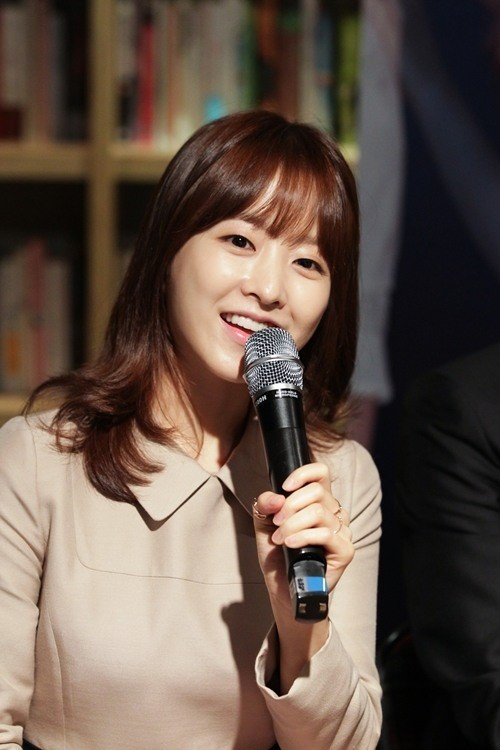
#> input picture openCV/image/1.jpg, 500 x 750 px
$ python cv-07-3.py
#> lines starting #> are read from the running program, lines starting #| are printed output that depends on the picture
import numpy as np
import cv2

img = cv2.imread('image/1.jpg')
#> img is the input picture: shape (750, 500, 3); mean B, G, R 73.2, 83.8, 100.2

b,g,r = cv2.split(img)
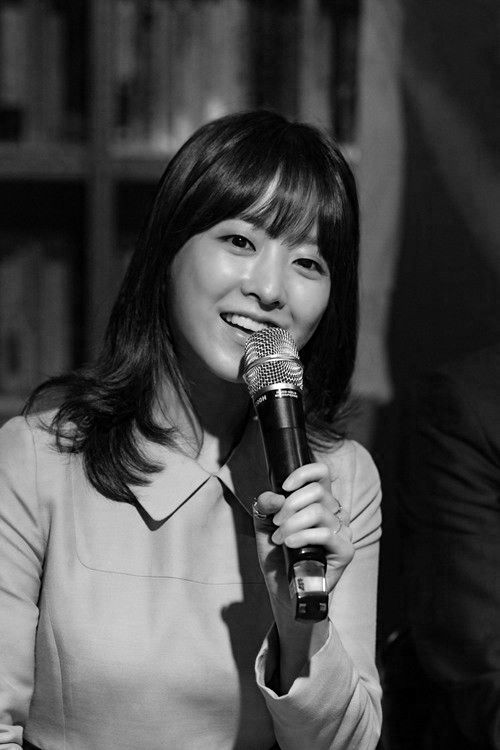
#> b: shape (750, 500); min 0, max 255, mean 73.2
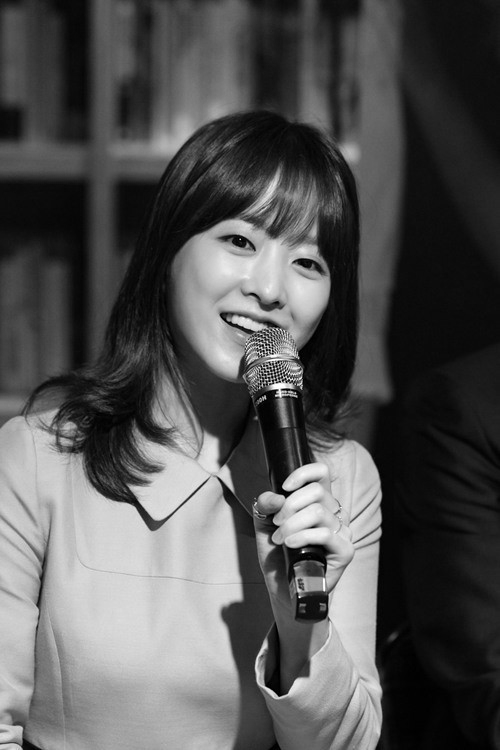
#> g: shape (750, 500); min 0, max 255, mean 83.8
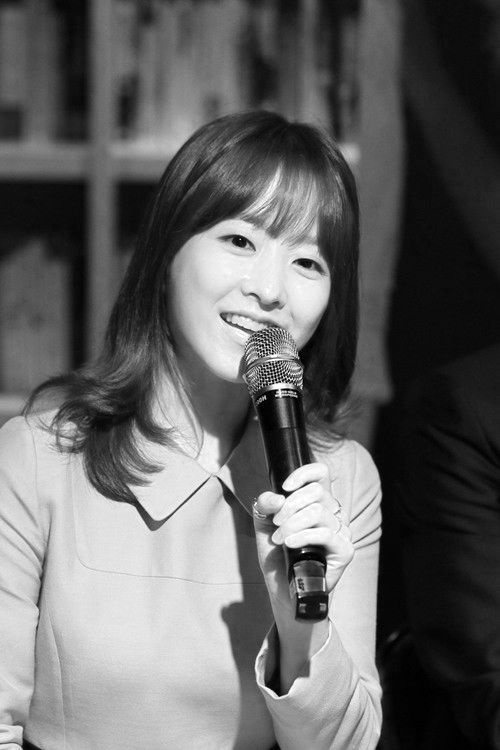
#> r: shape (750, 500); min 0, max 255, mean 100.2

print(img[100,100])
#| [ 48  82 106]
print(b[100, 100], g[100,100], r[100,100])
#| 48 82 106

cv2.imshow('blue channel', b)
cv2.imshow('green channel', g)
cv2.imshow('red channel', r)

cv2.waitKey(0)
cv2.destroyAllWindows()

$ run again, with openCV/image/10.JPG copied over openCV/image/1.jpg
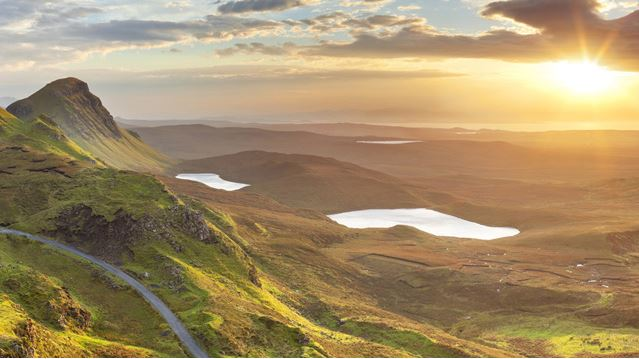
#> input picture openCV/image/10.JPG, 639 x 359 px
#> img is the input picture: shape (359, 639, 3); mean B, G, R 105, 141.9, 163.8
#> `b,g,r = cv2.split(img)`:
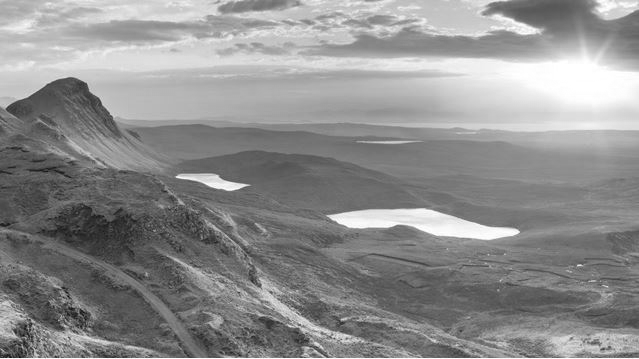
#> g: shape (359, 639); min 8, max 255, mean 141.9
#> `b,g,r = cv2.split(img)`:
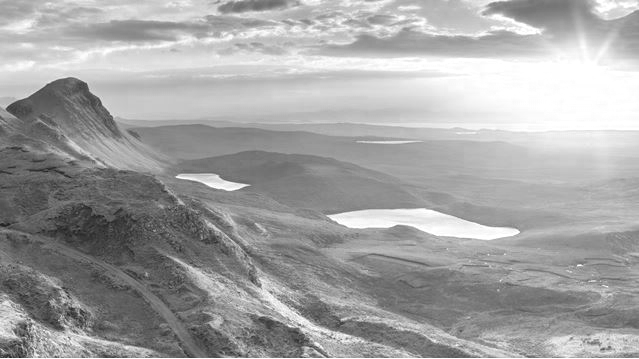
#> r: shape (359, 639); min 26, max 255, mean 163.8
#| [118 127 140]
#| 118 127 140
